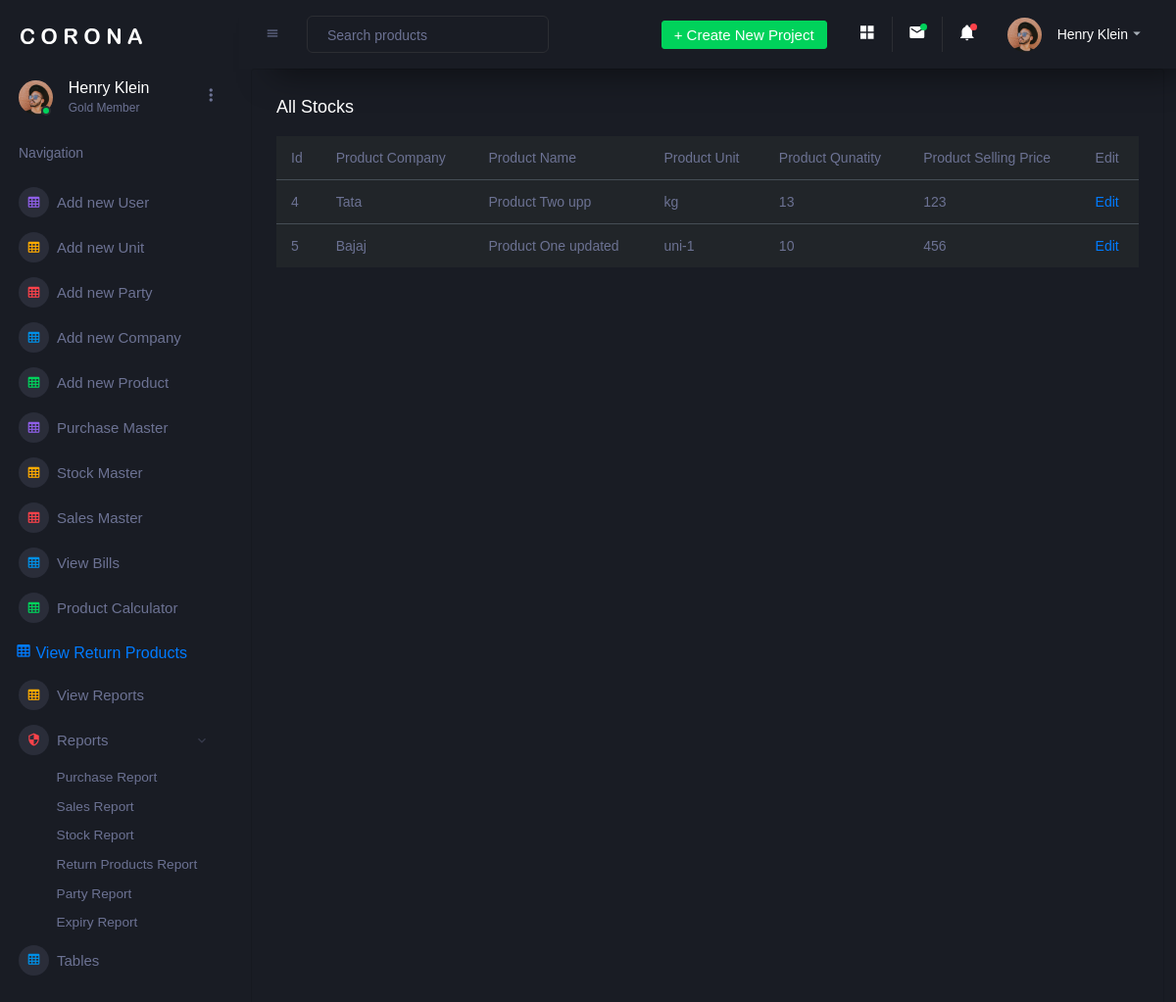
/admin/stock_master.php (signed in), run on an earlier commit of the app's database.
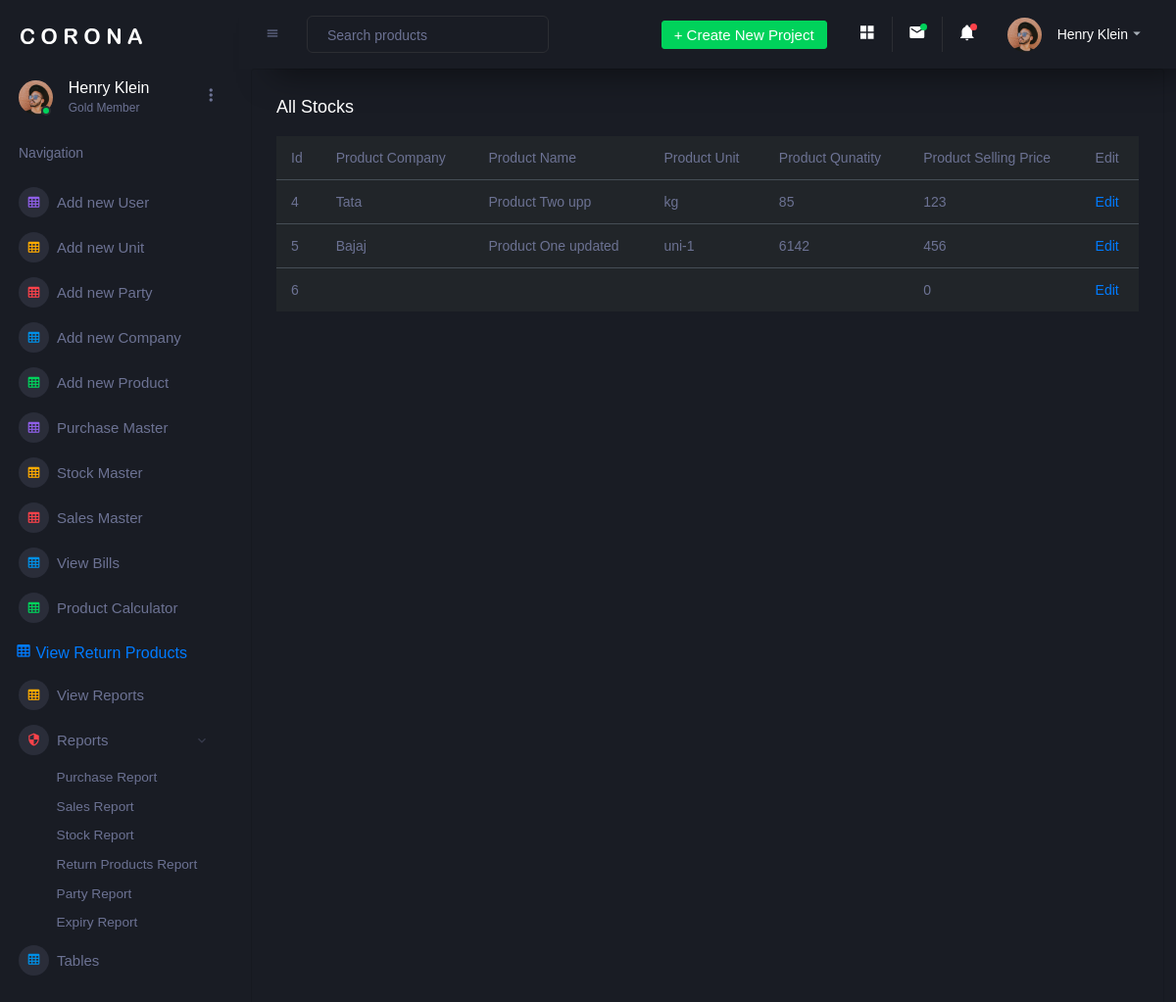
And on a later commit of the database.
### tables this page shows
CREATE TABLE `stock_master` (
  `id` int(5) NOT NULL,
  `product_company` varchar(100) NOT NULL,
  `product_name` varchar(100) NOT NULL,
  `product_unit` varchar(50) NOT NULL,
  `packing_size` varchar(100) NOT NULL,
  `product_qty` varchar(5) NOT NULL,
  `product_selling_price` varchar(10) NOT NULL
);

### admin/stock_master.php (the view, shortened to what this page needs)
<?php
include "header.php";
include "../user/connection.php";
?>
<div class="main-panel">
    <div class="col-lg-12 grid-margin stretch-card">
        <div class="card">
            <div class="card-body">
                <h4 class="card-title">All stocks </h4>
                <div class="table-responsive">
                    <table class="table table-dark">
                        <thead>
                        <tr>
                            <th> Id </th>
                            <th> Product Company </th>
                            <th> Product Name </th>
                            <th> Product Unit </th>
                            <th> Product Qunatity </th>
                            <th> Product Selling Price </th>
                            <th> Edit </th>
                        </tr>
                        </thead>
                        <tbody>
                        <?php
                        $res=mysqli_query($link,"select * from stock_master");
                        while($row=mysqli_fetch_assoc($res)){ ?>
                            <tr>
                                <td> <?= $row['id'];?> </td>
                                <td> <?= $row['product_company'];?> </td>
                                <td> <?= $row['product_name'];?> </td>
                                <td> <?= $row['product_unit'];?> </td>
                                <td> <?= $row['product_qty'];?> </td>
                                <td> <?= $row['product_selling_price'];?> </td>
                                <td> <a href="edit_stock_master.php?id=<?php echo $row['id'];?>"> Edit </a></td>
                            </tr>
                        <?php }  ?>
                        </tbody>
                    </table>
                </div>
            </div>
        </div>
    </div>
</div>

What changed in the data, as far as the page shows it:
changed stock_master "Tata": product_qty "13" → "85"
changed stock_master "Bajaj": product_qty "10" → "6142"
added stock_master: id "6", product_selling_price "0"
